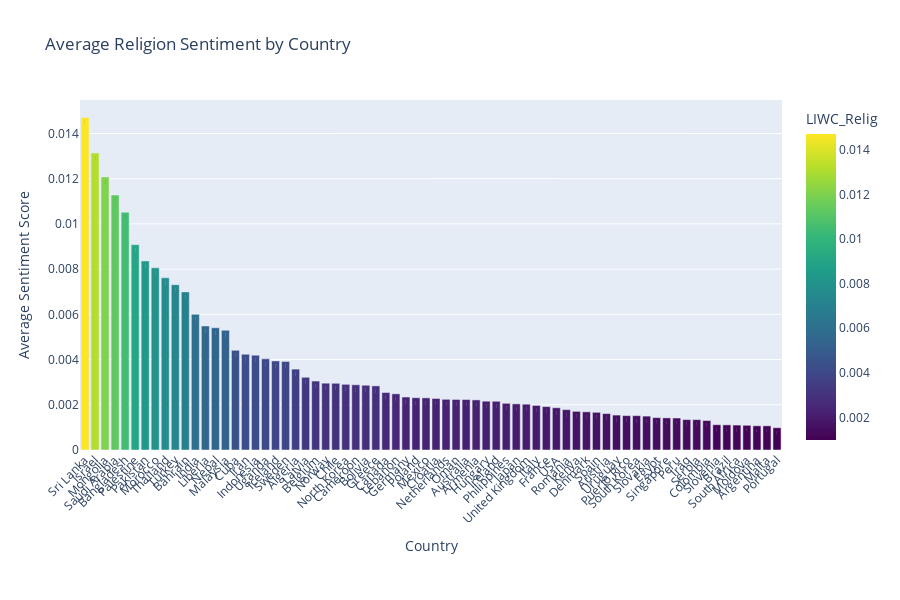

Here is the notebook cell this chart was saved with:
### Code cell
metric = "LIWC_Relig"
title="Average Religion Sentiment by Country"

pl.plot_countries_by_metric(avg_props_by_country, metric, title)

### Figure 1 — Plotly figure (JSON) as saved in the notebook; plotly's stock layout.template omitted (floating-point values rounded to 4 significant figures)
{"data": [{"hovertemplate": "source_country=%{x}<br>LIWC_Relig=%{marker.color}<extra></extra>", "legendgroup": "", "marker": {"color": [0.01471, 0.01314, 0.01207, 0.01128, 0.01052, 0.009082, 0.008362, 0.008059, 0.007614, 0.00731, 0.006993, 0.006, 0.005486, 0.005407, 0.005296, 0.004406, 0.004235, 0.004196, 0.004031, 0.003941, 0.003916, 0.003577, 0.003216, 0.00305, 0.002954, 0.002951, 0.002904, 0.002885, 0.002864, 0.002835, 0.002542, 0.002484, 0.002343, 0.002312, 0.002306, 0.002279, 0.002243, 0.002235, 0.002232, 0.002216, 0.002158, 0.002155, 0.002065, 0.00204, 0.002026, 0.001972, 0.00192, 0.001869, 0.001785, 0.001709, 0.001688, 0.001667, 0.00161, 0.001545, 0.00152, 0.001519, 0.001499, 0.001431, 0.00142, 0.001415, 0.001344, 0.001343, 0.001303, 0.001119, 0.001112, 0.001102, 0.001092, 0.00107, 0.001068, 0.0009851], "coloraxis": "coloraxis", "pattern": {"shape": ""}}, "name": "", "orientation": "v", "showlegend": false, "textposition": "auto", "texttemplate": "%{y:.3f}", "type": "bar", "x": ["Sri Lanka", "Israel", "Mongolia", "Saudi Arabia", "Bangladesh", "Palestine", "Pakistan", "Morocco", "Thailand", "Turkey", "Bahrain", "India", "Liberia", "Nepal", "Malaysia", "Cuba", "Iran", "Indonesia", "Uganda", "Iceland", "Sweden", "Algeria", "Latvia", "Belgium", "Norway", "Chile", "North Korea", "Cameroon", "Bolivia", "Greece", "Canada", "Lebanon", "Germany", "Poland", "Mexico", "Croatia", "Netherlands", "Oman", "Australia", "Armenia", "Hungary", "Ireland", "Philippines", "Japan", "United Kingdom", "Italy", "France", "USA", "Romania", "Kenya", "Denmark", "Spain", "Austria", "Uruguay", "Puerto Rico", "South Korea", "Slovakia", "Egypt", "Singapore", "Peru", "Iraq", "Serbia", "Colombia", "Slovenia", "Brazil", "South Africa", "Moldova", "Argentina", "Malta", "Portugal"], "xaxis": "x", "y": [0.01471, 0.01314, 0.01207, 0.01128, 0.01052, 0.009082, 0.008362, 0.008059, 0.007614, 0.00731, 0.006993, 0.006, 0.005486, 0.005407, 0.005296, 0.004406, 0.004235, 0.004196, 0.004031, 0.003941, 0.003916, 0.003577, 0.003216, 0.00305, 0.002954, 0.002951, 0.002904, 0.002885, 0.002864, 0.002835, 0.002542, 0.002484, 0.002343, 0.002312, 0.002306, 0.002279, 0.002243, 0.002235, 0.002232, 0.002216, 0.002158, 0.002155, 0.002065, 0.00204, 0.002026, 0.001972, 0.00192, 0.001869, 0.001785, 0.001709, 0.001688, 0.001667, 0.00161, 0.001545, 0.00152, 0.001519, 0.001499, 0.001431, 0.00142, 0.001415, 0.001344, 0.001343, 0.001303, 0.001119, 0.001112, 0.001102, 0.001092, 0.00107, 0.001068, 0.0009851], "yaxis": "y"}], "layout": {"barmode": "relative", "coloraxis": {"colorbar": {"title": {"text": "LIWC_Relig"}}, "colorscale": [[0, "#440154"], [0.1111, "#482878"], [0.2222, "#3e4989"], [0.3333, "#31688e"], [0.4444, "#26828e"], [0.5556, "#1f9e89"], [0.6667, "#35b779"], [0.7778, "#6ece58"], [0.8889, "#b5de2b"], [1, "#fde725"]]}, "height": 600, "legend": {"tracegroupgap": 0}, "margin": {"b": 150}, "showlegend": false, "title": {"text": "Average Religion Sentiment by Country"}, "xaxis": {"anchor": "y", "automargin": true, "domain": [0, 1], "dtick": 1, "tickangle": -45, "title": {"text": "Country"}}, "yaxis": {"anchor": "x", "domain": [0, 1], "title": {"text": "Average Sentiment Score"}}}}
